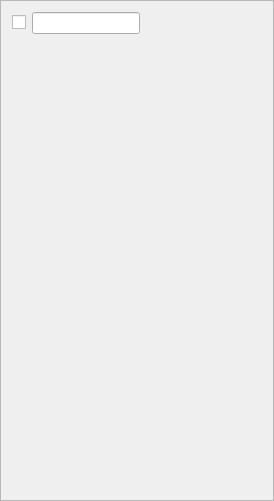
<?xml version="1.0" encoding="UTF-8"?>
<ui version="4.0">
 <class>GOControl</class>
 <widget class="QWidget" name="GOControl">
  <property name="geometry">
   <rect>
    <x>0</x>
    <y>0</y>
    <width>274</width>
    <height>501</height>
   </rect>
  </property>
  <property name="windowTitle">
   <string>Form</string>
  </property>
  <layout class="QHBoxLayout" name="horizontalLayout">
   <property name="leftMargin">
    <number>0</number>
   </property>
   <property name="topMargin">
    <number>0</number>
   </property>
   <property name="rightMargin">
    <number>0</number>
   </property>
   <property name="bottomMargin">
    <number>0</number>
   </property>
   <item>
    <widget class="QScrollArea" name="scrollArea">
     <property name="widgetResizable">
      <bool>true</bool>
     </property>
     <widget class="QWidget" name="ComponentList">
      <property name="geometry">
       <rect>
        <x>0</x>
        <y>0</y>
        <width>272</width>
        <height>499</height>
       </rect>
      </property>
      <layout class="QVBoxLayout" name="verticalLayout">
       <property name="spacing">
        <number>0</number>
       </property>
       <property name="leftMargin">
        <number>2</number>
       </property>
       <property name="topMargin">
        <number>2</number>
       </property>
       <property name="rightMargin">
        <number>2</number>
       </property>
       <property name="bottomMargin">
        <number>2</number>
       </property>
       <item alignment="Qt::AlignTop">
        <widget class="QWidget" name="GameObjectBar" native="true">
         <property name="sizePolicy">
          <sizepolicy hsizetype="Preferred" vsizetype="Fixed">
           <horstretch>0</horstretch>
           <verstretch>0</verstretch>
          </sizepolicy>
         </property>
         <layout class="QHBoxLayout" name="horizontalLayout_2">
          <item alignment="Qt::AlignLeft">
           <widget class="QCheckBox" name="GOEnable">
            <property name="sizePolicy">
             <sizepolicy hsizetype="Fixed" vsizetype="Fixed">
              <horstretch>0</horstretch>
              <verstretch>0</verstretch>
             </sizepolicy>
            </property>
           </widget>
          </item>
          <item alignment="Qt::AlignLeft">
           <widget class="QLineEdit" name="GOName">
            <property name="sizePolicy">
             <sizepolicy hsizetype="Preferred" vsizetype="Fixed">
              <horstretch>0</horstretch>
              <verstretch>0</verstretch>
             </sizepolicy>
            </property>
           </widget>
          </item>
          <item>
           <spacer name="horizontalSpacer">
            <property name="orientation">
             <enum>Qt::Horizontal</enum>
            </property>
            <property name="sizeHint" stdset="0">
             <size>
              <width>40</width>
              <height>20</height>
             </size>
            </property>
           </spacer>
          </item>
         </layout>
        </widget>
       </item>
      </layout>
     </widget>
    </widget>
   </item>
  </layout>
 </widget>
 <resources/>
 <connections/>
</ui>
